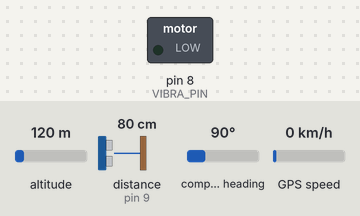
A sketch run on a simulated Arduino Mega 2560, built with avr-gcc and run on an emulated ATmega2560. Shown: switched loads named in the sketch (green lamp = pin HIGH). Wiring (inferred from the names in the program): ultrasonic range finder: trigger pin 10; echo pin 9. The test bench sets the inputs (shaded band); at power-on: distance to the obstacle (sensor on pin 9) 80 cm, altitude 120 m, compass heading 90°, GPS speed 0 km/h. The echo pulse lasts 58.3 µs per cm; the GPS gets a fix after 3 s at 37.7749, -122.4194 with 8 satellites; pins used as bus, display or sensor lines are not drawn; what the sketch prints to the serial monitor is not drawn.

Above: at 1.2 s.
1.3 s: distance to the obstacle (sensor on pin 9) set to 66 cm
2.8 s: distance to the obstacle (sensor on pin 9) set to 56 cm
At 3.7 s:
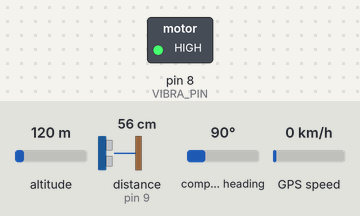
4.3 s: distance to the obstacle (sensor on pin 9) set to 120 cm
At 5.1 s:
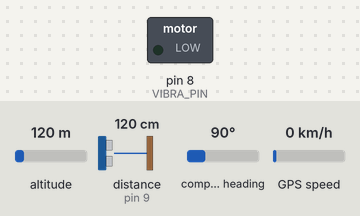
5.8 s: distance to the obstacle (sensor on pin 9) set to 2 cm
At 7.2 s:
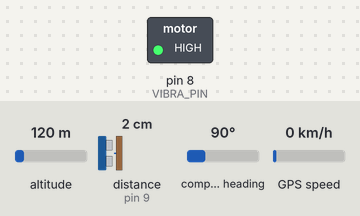
Timing chart, 0 to 8.3 s (numbered marks = the images above; inputs shaded):
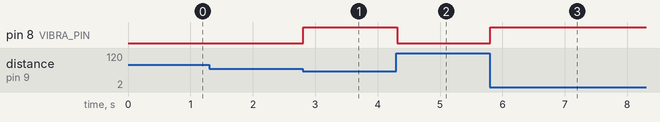

The sketch:

arduino.ino
```cpp
#include <TinyGPSPlus.h>
#include <SoftwareSerial.h>

#define TRIG_PIN 10
#define ECHO_PIN 9
#define VIBRA_PIN 8

#define GPS_RX 2
#define GPS_TX 3
#define ESP_RX 4
#define ESP_TX 5
#define GPS_SERIAL Serial3
#define ESP_SERIAL Serial2
#define SIM_SERIAL Serial1

#define ESP_BR 19200
#define GPS_BR 9600
#define SIM_BR 31250
#define DEBUG_BR 4800

// SoftwareSerial GPS_SERIAL(GPS_RX, GPS_TX);
// SoftwareSerial ESP_SERIAL(ESP_RX, ESP_TX);
// SoftwareSerial SIM_SERIAL(7, 6);

const float SOUND_SPEED = 0.034;
const int MAX_DISTANCE = 400;
const int THRESHOLD_CMS = 60;
const unsigned long MAX_DELAY_BETWEEN_MESSAGE = 2000;
TinyGPSPlus gps;

float lat;
float lng;

int index = 0;


void setup() {
  Serial.begin(DEBUG_BR);
  ESP_SERIAL.begin(ESP_BR);
  GPS_SERIAL.begin(GPS_BR);
  SIM_SERIAL.begin(SIM_BR);

  Serial.println("Dang khoi dong...");

  pinMode(TRIG_PIN, OUTPUT);
  pinMode(ECHO_PIN, INPUT);
  pinMode(VIBRA_PIN, OUTPUT);
}

void controlMessage(unsigned long maxDelay) {
  unsigned long start = millis();
  bool received = false;

  // Chỉ dùng 1 vòng lặp duy nhất để đợi
  while (millis() - start < maxDelay) {
    if (ESP_SERIAL.available()) {
      String message = ESP_SERIAL.readStringUntil('\n');
      message.trim();
      if (message.length() > 0) {
        // Mạch rung xử lý ở đây
        received = true;
        break;  // Thoát ngay khi nhận được tin
      }
    }
  }

  if (!received) {
    Serial.println("No response from ESP32 (Timeout)");
  }
}
unsigned long start = millis();
void loop() {
  long distance = measure_distance_cm();
  if (distance < THRESHOLD_CMS) analogWrite(VIBRA_PIN, 255);
  else analogWrite(VIBRA_PIN, 0);
  bool allowSend = millis() - start >= 2000;

  if (allowSend) {
    ESP_SERIAL.print("DST|");
    ESP_SERIAL.println(distance);
  }

  while (GPS_SERIAL.available() > 0) {
    gps.encode(GPS_SERIAL.read());
    break;
  }
  bool test = true;
  // GPS_SERIAL.listen();
  if ((gps.location.isValid() || test) && allowSend) {
    lat = !test || gps.location.isValid() ? gps.location.lat() : 16.05698;
    lng = !test || gps.location.isValid() ? gps.location.lng() : 108.20254;

    ESP_SERIAL.print("GPS|");
    ESP_SERIAL.print(lat, 6);
    ESP_SERIAL.print(",");
    ESP_SERIAL.print(lng, 6);

    start = millis();
  }
}

void send_trigger_pulse() {
  digitalWrite(TRIG_PIN, LOW);
  delayMicroseconds(2);
  digitalWrite(TRIG_PIN, HIGH);
  delayMicroseconds(10);
  digitalWrite(TRIG_PIN, LOW);
}

long read_echo_duration() {
  long duration = pulseIn(ECHO_PIN, HIGH);
  return duration;
}

float calculate_distance_from_duration(long duration) {
  float distance = duration * SOUND_SPEED / 2;
  return distance;
}

bool is_distance_valid(float distance) {
  return (distance > 0 && distance <= MAX_DISTANCE);
}

// Đo khoảng cách hoàn chỉnh (hàm chính)
float measure_distance_cm() {
  send_trigger_pulse();
  long duration = read_echo_duration();
  float distance = calculate_distance_from_duration(duration);

  if (!is_distance_valid(distance)) {
    return -1;
  }

  return distance;
}
```

Measured:
- the behaviour switches between 61 and 60 cm on distance to the obstacle (sensor on pin 9) (found by bisection; images 0 and 1)
- after the input at 1.3 s, every drawn part: stays the same
- after the input at 2.8 s, pin 8 (VIBRA_PIN): LOW → HIGH at once
- after the input at 4.3 s, pin 8 (VIBRA_PIN): HIGH → LOW at once
- after the input at 5.8 s, pin 8 (VIBRA_PIN): LOW → HIGH at once
